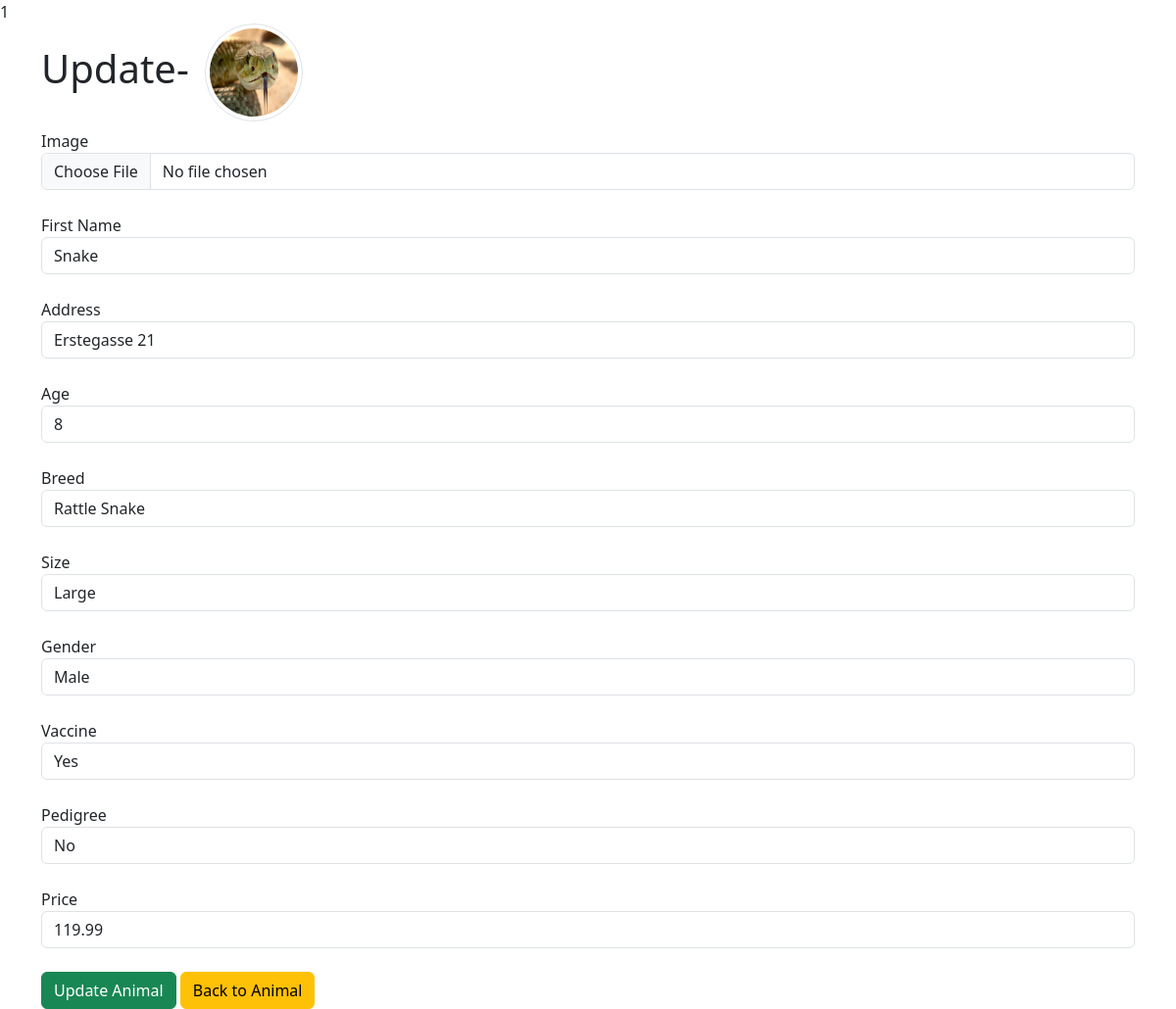
Screenshot of /products/update.php?id=1 (signed in) with the database file from the repository.
### tables this page shows
CREATE TABLE `animal` (
  `id` int(11) NOT NULL,
  `first_name` varchar(255) NOT NULL,
  `address` varchar(255) NOT NULL,
  `age` int(11) NOT NULL,
  `breed` varchar(255) NOT NULL,
  `size` varchar(255) NOT NULL,
  `gender` varchar(255) NOT NULL,
  `vaccine` varchar(255) NOT NULL,
  `pedigree` varchar(255) NOT NULL,
  `price` decimal(5,2) NOT NULL,
  `image` varchar(255) NOT NULL
);

### products/update.php (the view, shortened to what this page needs)
<?php
require_once "../components/db_connect.php";
if(isset($_GET['id'])){
    $id = $_GET['id'];
    $sql = "SELECT * FROM animal WHERE id = {$id}";
    $result = mysqli_query($connect, $sql);
    $animal = mysqli_fetch_assoc($result);
}
?>
<!DOCTYPE html>
<html lang="en">
<head>
    <?= require_once "../components/boot.php"; ?>
</head>
<body>
<div class="container">
<h1>Update-<img src="<?= "../pictures/{$animal['image']}"; ?>" alt="<?= $animal['first_name'] ?>" class="img-thumbnail rounded-circle ms-3"> </h1>
    <form method="POST" action="<?= htmlspecialchars($_SERVER['SCRIPT_NAME']) ?>" enctype="multipart/form-data" class="form-group">
    <label for="image">Image</label>
    <input type="file" name="image" id="image" class="form-control"> <br>
    <label for="first_name">First Name</label>
    <input value="<?= $animal['first_name'] ?>" type="text" name="first_name" id="first_name" class="form-control"> <br>
    <label for="address">Address</label>
    <input value="<?= $animal['address'] ?>" type="text" name="address" id="address" class="form-control"> <br>
    <label for="age">Age</label>
    <input value="<?= $animal['age'] ?>" type="number" name="age" id="age" class="form-control"> <br>
    <label for="breed">Breed</label>
    <input value="<?= $animal['breed'] ?>" type="text" name="breed" id="breed" class="form-control"> <br>
    <label for="size">Size</label>
    <input value="<?= $animal['size'] ?>" type="text" name="size" id="size" class="form-control"> <br>
    <label for="gender">Gender</label>
    <select name="gender" class="form-control">
        <option value="male" class="form-control">Male</option>
    </select> <br>
    <label for="vaccine">Vaccine</label>
    <input value="<?= $animal['vaccine']?>" type="text" name="vaccine" id="vaccine" class="form-control"> <br>
    <label for="pedigree">Pedigree</label>
    <input value="<?= $animal['pedigree']?>" type="text" id="pedigree" name="pedigree" class="form-control"> <br>
    <label for="price">Price</label>
    <input value="<?= $animal['price']?>" type="text" name="price" id="price" class="form-control"> <br>
    <input type="submit" name="submit" value="Update Animal" class="btn btn-success">
    <a href="index.php" class="btn btn-warning">Back to Animal</a>
    </form>
</div>
</body>
</html>

### products/update.php (style rules this page uses)
.img-thumbnail { width: 100px !important; height: 100px !important; }

### rows the page displays
animal: image (picture), first_name "Snake", address "Erstegasse 21", age "8", breed "Rattle Snake", size "Large", vaccine "Yes", pedigree "No", price "119.99"
